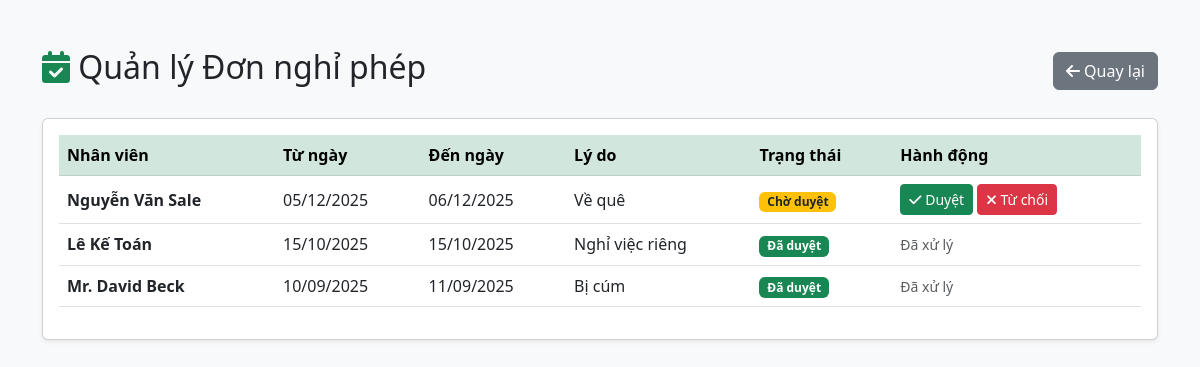
Screenshot of /HomePage/admin_leaves.php (signed in) with the database file from the repository.
### tables this page shows
CREATE TABLE `leave_requests` (
  `id` int(11) NOT NULL,
  `user_id` int(11) NOT NULL,
  `start_date` date NOT NULL,
  `end_date` date NOT NULL,
  `reason` text NOT NULL,
  `status` enum('pending','approved','rejected') DEFAULT 'pending',
  `created_at` timestamp NOT NULL DEFAULT current_timestamp()
);

CREATE TABLE `users` (
  `id` int(11) NOT NULL,
  `role_id` int(11) NOT NULL,
  `username` varchar(50) NOT NULL,
  `password` varchar(255) NOT NULL,
  `email` varchar(100) NOT NULL,
  `full_name` varchar(100) NOT NULL,
  `avatar` varchar(255) DEFAULT 'img/default.jpg',
  `status` enum('active','inactive') DEFAULT 'active',
  `created_at` timestamp NOT NULL DEFAULT current_timestamp()
);

### HomePage/admin_leaves.php (the view, shortened to what this page needs)
<?php
require_once 'db_connect.php';
$sql = "SELECT lr.*, u.full_name
        FROM leave_requests lr
        JOIN users u ON lr.user_id = u.id
        ORDER BY lr.created_at DESC";
$result = $conn->query($sql);
?>
<!DOCTYPE html>
<html lang="vi">
<head>
    <link href="https://cdn.jsdelivr.net/npm/bootstrap@5.3.0/dist/css/bootstrap.min.css" rel="stylesheet">
    <link rel="stylesheet" href="https://cdnjs.cloudflare.com/ajax/libs/font-awesome/6.5.1/css/all.min.css">
</head>
<body class="bg-light">
    <div class="container mt-5">
        <div class="d-flex justify-content-between align-items-center mb-4">
            <h2><i class="fas fa-calendar-check text-success"></i> Quản lý Đơn nghỉ phép</h2>
            <a href="admin_dashboard.php" class="btn btn-secondary"><i class="fas fa-arrow-left"></i> Quay lại</a>
        </div>
        <div class="card shadow-sm">
            <div class="card-body">
                <table class="table table-hover align-middle">
                    <thead class="table-success">
                        <tr>
                            <th>Nhân viên</th>
                            <th>Từ ngày</th>
                            <th>Đến ngày</th>
                            <th>Lý do</th>
                            <th>Trạng thái</th>
                            <th>Hành động</th>
                        </tr>
                    </thead>
                    <tbody>
                        <?php if ($result->num_rows > 0): ?>
                            <?php while($row = $result->fetch_assoc()): ?>
                            <tr>
                                <td class="fw-bold"><?php echo $row['full_name']; ?></td>
                                <td><?php echo date('d/m/Y', strtotime($row['start_date'])); ?></td>
                                <td><?php echo date('d/m/Y', strtotime($row['end_date'])); ?></td>
                                <td><?php echo $row['reason']; ?></td>
                                <td>
                                    <?php
                                    if($row['status'] == 'pending') echo '<span class="badge bg-warning text-dark">Chờ duyệt</span>';
                                    elseif($row['status'] == 'approved') echo '<span class="badge bg-success">Đã duyệt</span>';
                                    else echo '<span class="badge bg-danger">Đã từ chối</span>';
                                    ?>
                                </td>
                                <td>
                                    <?php if($row['status'] == 'pending'): ?>
                                        <a href="admin_leaves.php?action=approve&id=<?php echo $row['id']; ?>" class="btn btn-success btn-sm"><i class="fas fa-check"></i> Duyệt</a>
                                        <a href="admin_leaves.php?action=reject&id=<?php echo $row['id']; ?>" class="btn btn-danger btn-sm"><i class="fas fa-times"></i> Từ chối</a>
                                    <?php else: ?>
                                        <span class="text-muted small">Đã xử lý</span>
                                    <?php endif; ?>
                                </td>
                            </tr>
                            <?php endwhile; ?>
                        <?php else: ?>
                            <tr><td colspan="6" class="text-center">Chưa có đơn nghỉ phép nào.</td></tr>
                        <?php endif; ?>
                    </tbody>
                </table>
            </div>
        </div>
    </div>
</body>
</html>

### rows the page displays
leave_requests: user.full_name "Nguyễn Văn Sale", start_date "05/12/2025", end_date "06/12/2025", reason "Về quê", status "Chờ duyệt"
leave_requests: user.full_name "Lê Kế Toán", start_date "15/10/2025", end_date "15/10/2025", reason "Nghỉ việc riêng", status "Đã duyệt"
leave_requests: user.full_name "Mr. David Beck", start_date "10/09/2025", end_date "11/09/2025", reason "Bị cúm", status "Đã duyệt"
